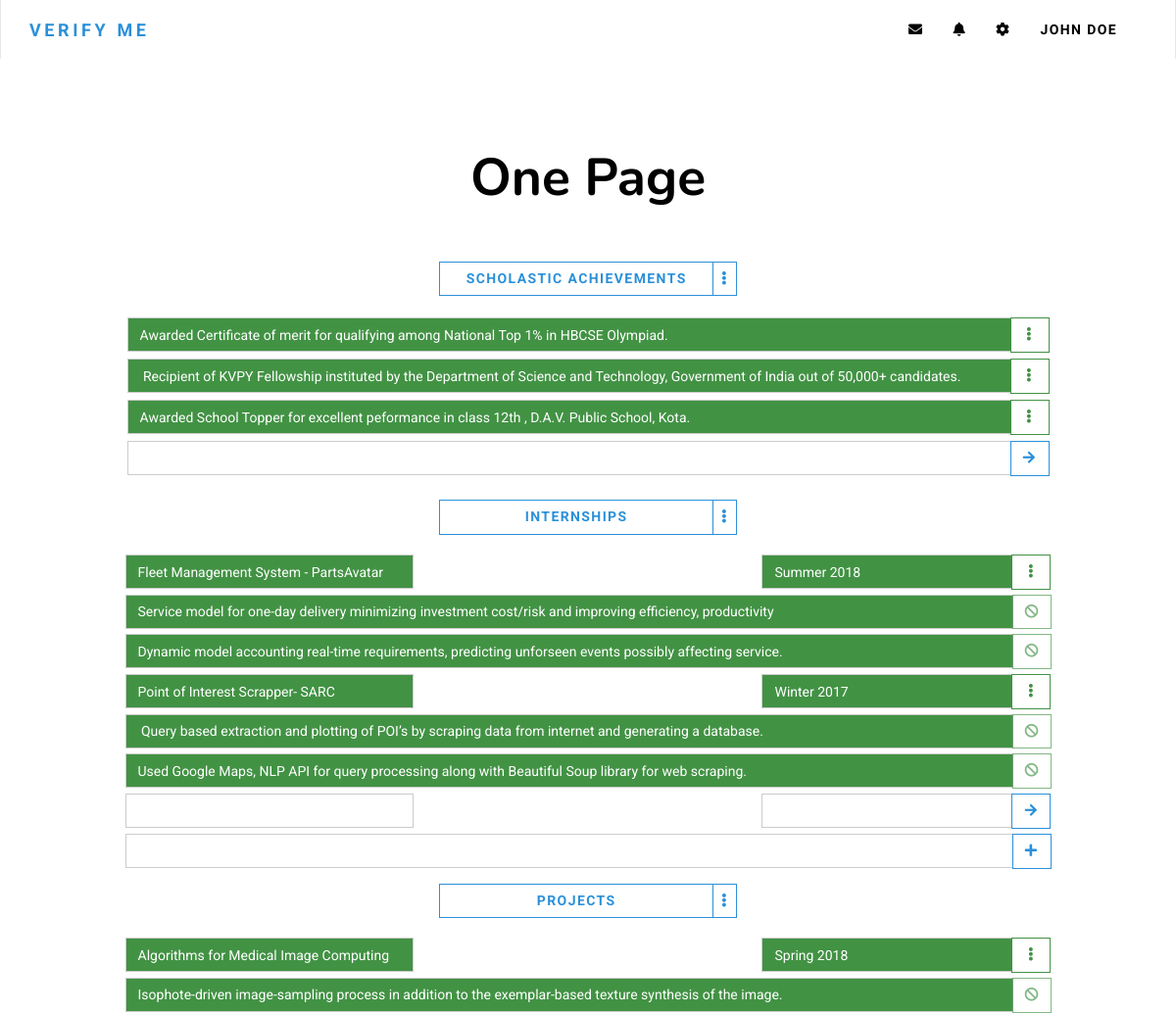
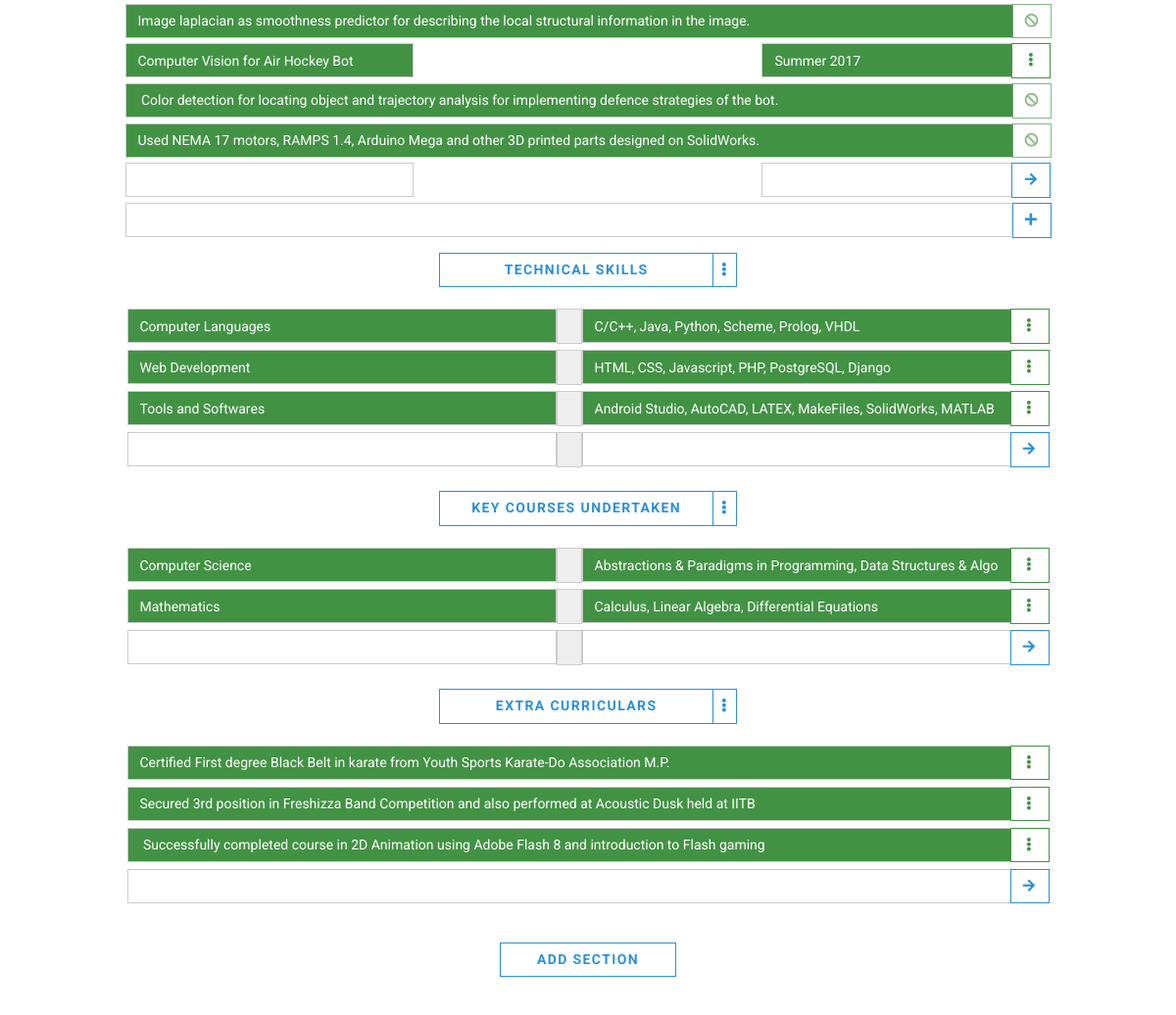
The page /resume/ (signed in) on the database its author committed (2 pictures, top to bottom).
### website/models.py (models this page shows, shortened)
class Users(models.Model):
	roll_number = models.CharField(max_length = 30)
	name = models.CharField(max_length = 50)
	department = models.CharField(max_length = 2, choices = LIST_OF_DEPARTMENTS)
	image = models.CharField(max_length = 100, default = 'profiles/default/default.png')
	privilege = models.BooleanField(default = False)
	position = models.CharField(max_length = 100, null = True)

class Resume(models.Model):
	user = models.ForeignKey('Users', on_delete = models.CASCADE)
	title = models.CharField(max_length = 100, default = '')
	timestamp = models.DateTimeField(auto_now_add = True, null = True)
	status = models.IntegerField(default = 1) # 1 for pending, 2 for verified

class Section(models.Model):
	resume = models.ForeignKey('Resume', on_delete = models.CASCADE)
	title = models.CharField(max_length = 100)
	type = models.CharField(max_length = 2, choices = POINT_TYPE, default = 'BU')

class Point(models.Model):
	section = models.ForeignKey('Section', on_delete = models.CASCADE)
	position = models.IntegerField(editable = False, default = 0)
	type = models.CharField(max_length = 2, choices = POINT_TYPE, editable = False, default = 'BU')
	status = models.CharField(max_length = 1, choices = POINT_STATUS, default = 'P')
	content = models.TextField(default = '')
	comment = models.TextField(default = '')
	timestamp = models.DateTimeField(auto_now_add = True, null = True)

### website/views.py (the view, shortened to what this page needs)
# urls.py: path('resume/', views.view_resume, name = 'view_resume'),
@csrf_exempt
def view_resume(request, alert = ""):
	if request.session.get('user') != None:
		logged_user_roll = request.session['user']
		user = Users.objects.get(roll_number = logged_user_roll)
		if request.method == "POST":
			resume_id = request.POST['id']
			resume = Resume.objects.get(id = resume_id)
			request.session['resume_id'] = resume_id
			sections = Section.objects.filter(resume = resume)
			section_list = [model_to_dict(obj) for obj in sections]
			for i in range(len(sections)):
				if sections[i].type == "BU":
					points = Point.objects.filter(section = sections[i]).order_by("position")
					section_list[i]['points'] = [ model_to_dict(obj) for obj in points]
					print (section_list[i])
				elif sections[i].type == "BL":
					points = Point.objects.filter(section = sections[i]).order_by("position")
					array = []
					for single_point in points:
						single_point = model_to_dict(single_point)
						content = single_point['content']
						content = content.split("#")
						del single_point['content']
						subpoints = []
						single_point['title_1'] = content[0]
						single_point['title_2'] = content[1]
						for k in content[2:]:
							subpoints.append(k)
						single_point['subpoints'] = subpoints
						array.append(single_point)
					section_list[i]['points'] = array
				elif sections[i].type == "M2":
					points = Point.objects.filter(section = sections[i]).order_by("position")
					array = []
					for single_point in points:
						single_point = model_to_dict(single_point)
						content = single_point['content']
						content = content.split("#")
						del single_point['content']
						single_point['title_1'] = content[0]
						single_point['title_2'] = content[1]
						array.append(single_point)
					section_list[i]['points'] = array
				elif sections[i].type == "M3":
					points = Point.objects.filter(section = sections[i]).order_by("position")
					array = []
					for single_point in points:
						single_point = model_to_dict(single_point)
						content = single_point['content']
						content = content.split("#")
						del single_point['content']
						single_point['title_1'] = content[0]
						single_point['title_2'] = content[1]
						single_point['title_3'] = content[2]
						array.append(single_point)
					section_list[i]['points'] = array
				elif sections[i].type == "M4":
					points = Point.objects.filter(section = sections[i]).order_by("position")
					array = []
					for single_point in points:
						single_point = model_to_dict(single_point)
						content = single_point['content']
						content = content.split("#")
						del single_point['content']
						single_point['title_1'] = content[0]
						single_point['title_2'] = content[1]
						single_point['title_3'] = content[2]
						single_point['title_4'] = content[3]
						array.append(single_point)
					section_list[i]['points'] = array
			notifications = Notification.objects.filter(receiver = user).order_by("-timestamp")
			count = 0
			for n in notifications:
				if not n.seen:
					count += 1
			privileged_user = Users.objects.filter(privilege = True)
			all_points = Point.objects.filter(status = 'V');
			verified_points = [{'type':'BU', 'list':[]}, {'type':'BL', 'list':[]}, {'type':'M2', 'list':[]}, {'type':'M3', 'list':[]}, {'type':'M4', 'list':[]}]
			for point in all_points:
				if(point.section.resume.user == user):
					for x in verified_points:
						if(x['type'] == point.section.type):
							if(x['type'] == 'BL'):
								x['list'].append({'content' : point.content.split('#')[0], 'id' : point.id})
							elif(x['type'] == 'M2'):
								x['list'].append({'content' : point.content.replace('#', ' ------ '), 'id' : point.id})
							else:
								x['list'].append({'content' : point.content, 'id' : point.id})
			print(verified_points)
			return render(request, 'website/resume.html', {'user':user, 'resume': resume, 'sections' : section_list, 'notifications':notifications, 'notification_count':count, 'privileged_user' : privileged_user, 'alert' : alert, 'verified_points' : verified_points})
		elif request.session.get('resume_id') != None:
			resume_id = request.session['resume_id']
			if Resume.objects.filter(id = resume_id, user = user).count != 0:
				resume = Resume.objects.get(id = resume_id)
				sections = Section.objects.filter(resume = resume)
				section_list = [model_to_dict(obj) for obj in sections]
				for i in range(len(sections)):
					if sections[i].type == "BU":
						points = Point.objects.filter(section = sections[i]).order_by("position")
						section_list[i]['points'] = [ model_to_dict(obj) for obj in points]
					elif sections[i].type == "BL":
						points = Point.objects.filter(section = sections[i]).order_by("position")
						array = []
						for single_point in points:
							single_point = model_to_dict(single_point)
							content = single_point['content']
							content = content.split("#")
							del single_point['content']
							subpoints = []
							single_point['title_1'] = content[0]
							single_point['title_2'] = content[1]
							for k in content[2:]:
								subpoints.append(k)
							single_point['subpoints'] = subpoints
							array.append(single_point)
						section_list[i]['points'] = array
					elif sections[i].type == "M2":
						points = Point.objects.filter(section = sections[i]).order_by("position")
						array = []
						for single_point in points:
							single_point = model_to_dict(single_point)
							content = single_point['content']
							content = content.split("#")
							del single_point['content']
							single_point['title_1'] = content[0]
							single_point['title_2'] = content[1]
							array.append(single_point)
						section_list[i]['points'] = array
				notifications = Notification.objects.filter(receiver = user).order_by("-timestamp")
				count = 0
				for n in notifications:
					if not n.seen:
						count += 1
				privileged_user = Users.objects.filter(privilege = True)
				all_points = Point.objects.filter(status = 'V');
				verified_points = [{'type':'BU', 'list':[]}, {'type':'BL', 'list':[]}, {'type':'M2', 'list':[]}, {'type':'M3', 'list':[]}, {'type':'M4', 'list':[]}]
				for point in all_points:
					if(point.section.resume.user == user):
						for x in verified_points:
							if(x['type'] == point.section.type):
								if(x['type'] == 'BL'):
									x['list'].append({'content' : point.content.split('#')[0], 'id' : point.id})
								elif(x['type'] == 'M2'):
									x['list'].append({'content' : point.content.replace('#', ' ------ '), 'id' : point.id})
								else:
									x['list'].append({'content' : point.content, 'id' : point.id})
				print(verified_points)
				return render(request, 'website/resume.html', {'user':user, 'resume': resume, 'sections' : section_list, 'notifications':notifications, 'notification_count':count, 'privileged_user' : privileged_user, 'alert' : alert, 'verified_points' : verified_points})
		else:
			return redirect('/home')
	else:
		return redirect('/')

### website/templates/website/resume.html (shortened to what this page needs)
{% extends "website/base.html" %}
{% block navbar_items %}
	{% include "website/navbar.html" %}
{% endblock navbar_items %}
{% block content %}
<section>
	<div class="container clearfix">
		<h1 align="center" class="site-title">{{ resume.title }}</h1><br>
		<div class="row">
			<div class="col-sm-1"></div>
			<div class="col-sm-10">
				{% for section in sections %}
					<center>
						<div class="btn-group" style="margin-top: 10px; margin-bottom: 10px;">
							<button class="btn btn-primary custom-large-width">{{section.title}}</button>
	    					<button class="btn btn-primary dropdown-toggle" type="button" data-toggle="dropdown"><i class="fas fa-ellipsis-v"></i></button>
	  					</div>
  					</center>
  					{% if section.type == 'BU' %}
  						<ul id = "{{section.id}}-ul" class="handles list">
			  				{% for point in section.points %}
								<li id = {{point.id}}>
					  				<div class="input-group mb-3" style="margin-bottom: 5px;">
					  					{% if point.status == 'V' %}
					  						<input type="text" class="form-control" value="{{ point.content }}" readonly style="background-color: #429244; color: #fff;" >
					  						<span class="input-group-btn">
						  						<button class="btn btn-green dropdown-toggle" style = "width : 40px;" type="button" data-toggle="dropdown"><i class="fas fa-ellipsis-v"></i></button>
					  						</span>
					  					{% endif %}
					  				</div>
				  				</li>
			  				{% endfor %}
				  			<li class="disabled">
				  				<div class="input-group mb-3" style="margin-bottom: 5px;">
				  					<input type="text" class="form-control" id = "{{section.id}}">
				  					<span class="input-group-btn">
				    					<button class="btn btn-primary" style = "width : 40px;" type="submit" onclick="add_point({{section.id}},'{{section.type}}')"><i class="fas fa-arrow-right"></i></button>
				  					</span>
					  			</div>
				  			</li>
			  			</ul>
			  		{% elif section.type == 'BL' %}
			  			{% if section.points %}
			  			{% for point in section.points %}
			  				{% if point.status == 'V' %}
			  					<div class="row">
									<div class="col-sm-4">
										<input type="text" value="{{ point.title_1 }}" class="form-control" readonly style="background-color: #429244; color: #fff;">
									</div>
									<div class="col-sm-4"></div>
									<div class="col-sm-4">
										<div class="input-group mb-3" style="margin-bottom: 5px;">
											<input value="{{ point.title_2 }}" type="text" class="form-control" readonly style="background-color: #429244; color: #fff;">
											<span class="input-group-btn">
			    								<button class="btn btn-green dropdown-toggle" style = "width : 40px;" type="button" data-toggle="dropdown"><i class="fas fa-ellipsis-v"></i></button>
					  						</span>
					  					</div>
					  				</div>
					  			</div>
					  			{% for subpoint in point.subpoints %}
					  			<div>
			  						<div class="input-group mb-3" style="margin-bottom: 5px;">
				  						<input type="text" class="form-control" value = "{{subpoint}}" readonly style="background-color: #429244; color: #fff;">
				  						<span class="input-group-btn">
				    						<button class="btn btn-green" style = "width : 40px;" type="submit" disabled><i class="fas fa-ban"></i></button>
				  						</span>
					  				</div>
					  			</div>
					  			{% endfor %}
		  					{% endif %}
			  			{% endfor %}
			  			{% endif %}
						<div class="row">
							<div class="col-sm-4">
								<input id = "{{section.id}}-title-1" type="text" class="form-control">
							</div>
							<div class="col-sm-4"></div>
							<div class="col-sm-4">
								<div class="input-group mb-3" style="margin-bottom: 5px;">
									<input id = "{{section.id}}-title-2" type="text" class="form-control">
									<span class="input-group-btn">
	    								<button class="btn btn-primary" style = "width : 40px;" type="submit" onclick="add_point({{section.id}},'{{section.type}}')"><i class="fas fa-arrow-right"></i></button>
			  						</span>
			  					</div>
			  				</div>
			  			</div>
			  			<div id = "{{section.id}}-div">
	  						<div id = "{{section.id}}-sub-1" class="input-group mb-3" style="margin-bottom: 5px;">
		  						<input id = "{{section.id}}-subpoint-1" type="text" class="form-control">
		  						<span id = "{{section.id}}-subspan-1" class="input-group-btn">
		    						<button class="btn btn-primary" style = "width : 40px;" type="submit" onclick="add_subpoint({{section.id}})"><i class="fas fa-plus"></i></button>
		  						</span>
			  				</div>
			  			</div>
			  		{% elif section.type == 'M2' %}
			  			<ul id = {{section.id}} class="handles list">
			  			{% for point in section.points %}
			  				{% if point.status == 'V' %}
			  					<li id = {{point.id}}>
					  				<div class="input-group mb-3" style="margin-bottom: 5px;">
										<input type="text" value = "{{point.title_1}}" class="form-control" readonly style="background-color: #429244; color: #fff;"/>
										<span class="input-group-addon" style="width:1px;"></span>
										<input type="text" value = "{{point.title_2}}" class="form-control" readonly style="background-color: #429244; color: #fff;"/>
										<span class="input-group-btn">
			    								<button class="btn btn-green dropdown-toggle" style = "width : 40px;" type="button" data-toggle="dropdown"><i class="fas fa-ellipsis-v"></i></button>
					  						</span>
									</div>
								</li>
							{% endif %}
			  			{% endfor %}
			  			<li class="disabled">
			  			<div class="input-group mb-3" style="margin-bottom: 5px;">
							<input id = "{{section.id}}-1" type="text" class="form-control"/>
							<span class="input-group-addon" style="width:1px;"></span>
							<input id = "{{section.id}}-2" type="text" class="form-control"/>
							<span class="input-group-btn">
		    					<button class="btn btn-primary" style = "width : 40px;" type="submit" onclick="add_point({{section.id}},'{{section.type}}')"><i class="fas fa-arrow-right"></i></button>
		  					</span>
						</div>
						</li>
						</ul>
			  		{% endif %}
				{% endfor %}
  				<center>
  					<div class="btn-group" style="margin-top: 25px;">
  						<button type="button" class="btn btn-primary custom-width" data-toggle="modal" data-target="#myModal">Add Section</button>
  					</div>
  				</center>
			<div class="col-sm-1"></div>
		</div>
	</div>
</section>
{% endblock content %}

### website/templates/website/navbar.html (shortened to what this page needs)
<li><a href="/messages"><i class="fas fa-envelope"></i></a></li>
<li class="dropdown">
    <a href="" onClick="return removeCount();" class="dropdown-toggle" data-toggle="dropdown" role="button" aria-haspopup="true" aria-expanded="false"><i class="fas fa-bell"></i>
    </a>
</li>
<li class="dropdown">
    <a class="dropdown-toggle" data-toggle="dropdown" href="#"><i class="fas fa-cog"></i></a>
</li>
<li><a>{{ user.name }}</a></li>

### rows shown on the page
Users: name "JOHN DOE"
Resume: title "One Page"
Section: title "SCHOLASTIC ACHIEVEMENTS", type "BU" (drawn)
Point: content "Awarded Certificate of merit for qualifying among National Top 1% in HBCSE Olympiad."
Point: content "Recipient of KVPY Fellowship instituted by the Department of Science and Technology, Government of India out of 50,000+ candidates."
Point: content "Awarded School Topper for excellent peformance in class 12th , D.A.V. Public School, Kota."
Section: title "INTERNSHIPS", type "BL" (drawn)
Section: title "PROJECTS", type "BL" (drawn)
Section: title "TECHNICAL SKILLS", type "M2" (drawn)
Section: title "KEY COURSES UNDERTAKEN", type "M2" (drawn)
Section: title "EXTRA CURRICULARS", type "BU" (drawn)
Point: content "Certified First degree Black Belt in karate from Youth Sports Karate-Do Association M.P."
Point: content "Secured 3rd position in Freshizza Band Competition and also performed at Acoustic Dusk held at IITB"
Point: content "Successfully completed course in 2D Animation using Adobe Flash 8 and introduction to Flash gaming"
